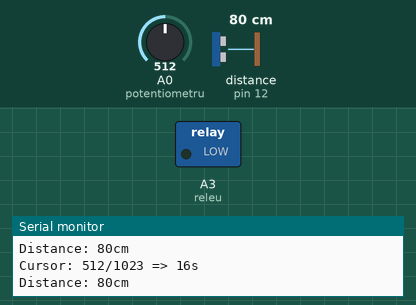
Simulated run of this sketch. Board: Arduino Uno, built with avr-gcc and run on an emulated ATmega328P. Shown: switched loads named in the sketch (green lamp = pin HIGH), the last lines printed to the serial monitor. Wiring (inferred from the names in the program): ultrasonic range finder: trigger pin 11; echo pin 12. Inputs (shaded band) come from the test bench; at power-on: distance to the obstacle (sensor on pin 12) 80 cm, A0 (potentiometru) = 512. The echo pulse lasts 58.3 µs per cm; pins used as bus, display or sensor lines are not drawn.

Above: at 1.2 s.
1.3 s: distance to the obstacle (sensor on pin 12) set to 28 cm
4.3 s: distance to the obstacle (sensor on pin 12) set to 23 cm
At 5.1 s:
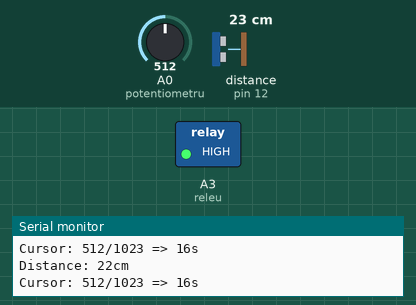
Timing chart, 0 to 7.3 s (numbered marks = the images above; inputs shaded):
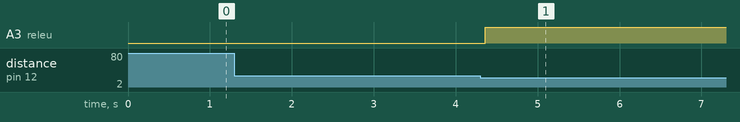

Measured:
- the behaviour switches between 26 and 25 cm on distance to the obstacle (sensor on pin 12) (found by bisection; images 0 and 1)
- after the input at 4.3 s, A3 (releu): LOW → HIGH after 0.06 s

The sketch:

unidirectional_detection_ultrasonic_delay.ino
```cpp
/*************************************************************************************************
sketch by Nicu FLORICA (niq_ro)
http://arduinotehniq.com/
*************************************************************************************************/

#define echo 12
#define trig 11
#define releu A3  // A3
#define potentiometru A0

// establish variables for duration
// and the distance result in inches
long duration, cm;

int threshold = 25; //Sensor threshold in cm

//boolean debug = false; //Serial communication for debuging. Set to true for serial communication.
boolean debug = true; //Serial communication for debuging. Set to true for serial communication.

unsigned int tpactivare;
unsigned int tpmin = 3000;
unsigned int tpmax = 30000;
unsigned int pozitie = 0;


void setup() {
  // initialize serial communication:
  if (debug)
  {
    Serial.begin(9600);
  }
  Serial.println();
  Serial.println("Simple Gate...");
  pinMode(releu, OUTPUT);
  digitalWrite(releu, LOW);
}

void loop()
{
  //Most of the sensor code has been taken from David Mellis's PING sensor code
  //I modified it for a 4 pin sensor as oppsed to the 3 pin sensor
  // Give a short LOW pulse beforehand to ensure a clean HIGH pulse:
  pinMode(trig, OUTPUT);
  digitalWrite(trig, LOW);
  delayMicroseconds(2);
  digitalWrite(trig, HIGH);
  delayMicroseconds(5);
  digitalWrite(trig, LOW);
  duration = pulseIn(echo, HIGH);
  cm = duration/58;

  if (debug)
  {
    Serial.print("Distance: ");
    Serial.print(cm);
    Serial.println("cm");
  }

pozitie = analogRead(potentiometru);
tpactivare = map (pozitie, 1023, 0, tpmin, tpmax);
 if (debug)
  {
    Serial.print("Cursor: ");
    Serial.print(pozitie);
    Serial.print("/1023 => ");
    Serial.print(tpactivare/1000);
    Serial.println("s ");
  }

if (cm < threshold)
{
  digitalWrite(releu, HIGH);
  delay(tpactivare); // seconds
  digitalWrite(releu, LOW);
}

}  // end main loop
```
